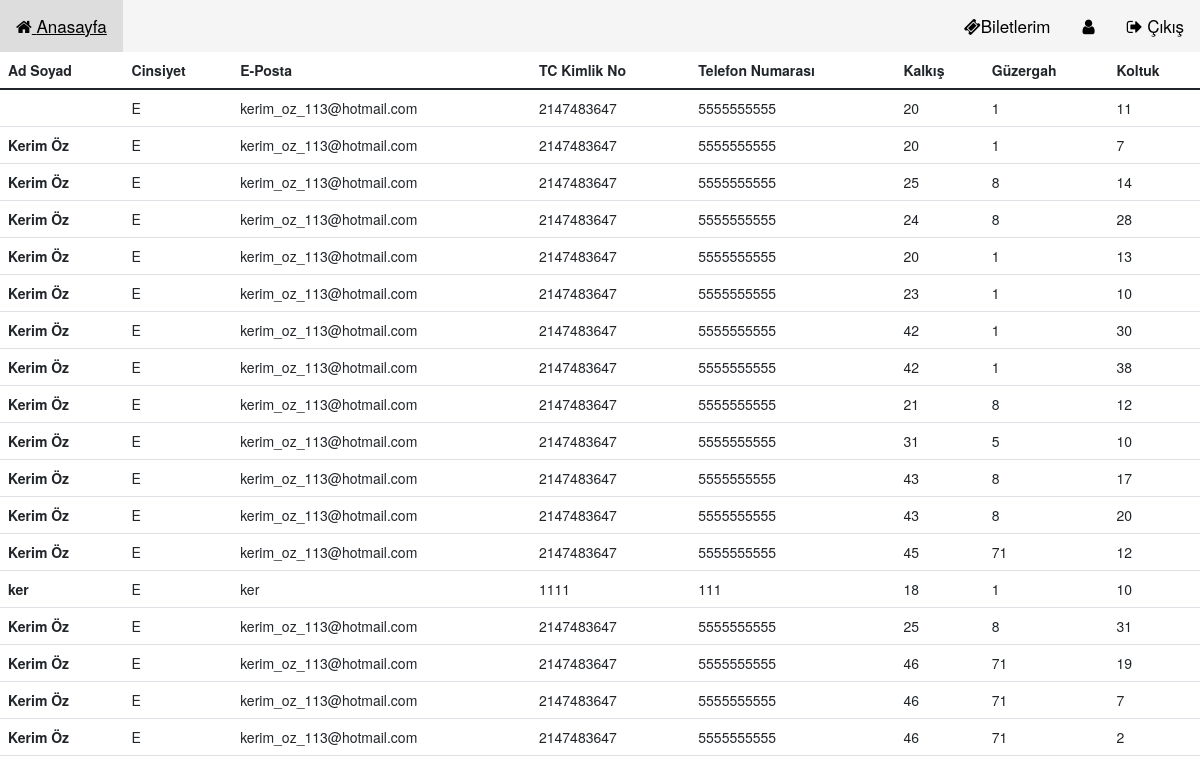
/biletlerim.php (signed in), run on the app's committed database.
### tables this page shows
CREATE TABLE `biletler` (
  `id` int(11) NOT NULL,
  `kullanici_id` int(11) DEFAULT NULL,
  `ad_soyad` varchar(250) DEFAULT NULL,
  `cinsiyet` enum('E','K') DEFAULT NULL,
  `eposta` varchar(250) DEFAULT NULL,
  `tc_no` varchar(11) DEFAULT NULL,
  `tel_no` varchar(13) DEFAULT NULL,
  `sefer_id` int(11) DEFAULT NULL,
  `guzergah_id` int(11) DEFAULT NULL,
  `koltuk_no` int(50) DEFAULT NULL,
  `durum` tinyint(4) DEFAULT 0
);

CREATE TABLE `seferler` (
  `id` int(11) NOT NULL,
  `otobus_id` int(11) DEFAULT NULL,
  `kalkis` int(11) DEFAULT NULL,
  `varis` int(11) DEFAULT NULL,
  `k_tarih` datetime DEFAULT NULL,
  `v_tarih` datetime DEFAULT NULL,
  `fiyat` int(11) DEFAULT NULL,
  `firma_id` int(11) DEFAULT NULL,
  `sorumlu_id` int(11) DEFAULT NULL,
  `guzergah_id` int(11) DEFAULT NULL
);

### biletlerim.php (the view, shortened to what this page needs)
<!DOCTYPE html>
<html lang="en">
<head>
</head>
<body>
    <?php
    include('ust_menu.php');
    $sorgu = $db->prepare("SELECT * FROM biletler b
    INNER JOIN seferler s ON b.sefer_id = s.id
    INNER JOIN duraklar d ON s.kalkis = d.durak_id
    WHERE kullanici_id=" . $_SESSION['user_id']);
    $sorgu->execute();
    ?>
    <table class="table">
        <thead class="thead-dark">
            <tr>
                <th scope="col">Ad Soyad</th>
                <th scope="col">Cinsiyet</th>
                <th scope="col">E-Posta</th>
                <th scope="col">TC Kimlik No</th>
                <th scope="col">Telefon Numarası</th>
                <th scope="col">Kalkış</th>
                <th scope="col">Güzergah</th>
                <th scope="col">Koltuk</th>
            </tr>
        </thead>
        <tbody>
            <?php
            foreach ($sorgu as $listele) { ?>
                <tr>
                    <th scope="row"><?= $listele['ad_soyad']; ?></th>
                    <td><?= $listele['cinsiyet']; ?></td>
                    <td><?= $listele['eposta']; ?></td>
                    <td><?= $listele['tc_no']; ?></td>
                    <td><?= $listele['tel_no']; ?></td>
                    <td><?= $listele['sefer_id']; ?></td>
                    <td><?= $listele['guzergah_id']; ?></td>
                    <td><?= $listele['koltuk_no']; ?></td>
                </tr>
            <?php
            }
            ?>
        </tbody>
    </table>
</body>
</html>

### data on the page
biletler: cinsiyet "E", eposta "kerim_oz_113@hotmail.com", tc_no "2147483647", tel_no "5555555555", sefer "20", sefer.guzergah_id "1", koltuk_no "11"
biletler: ad_soyad "Kerim Öz", cinsiyet "E", eposta "kerim_oz_113@hotmail.com", tc_no "2147483647", tel_no "5555555555", sefer "20", sefer.guzergah_id "1", koltuk_no "7"
biletler: ad_soyad "Kerim Öz", cinsiyet "E", eposta "kerim_oz_113@hotmail.com", tc_no "2147483647", tel_no "5555555555", sefer "25", sefer.guzergah_id "8", koltuk_no "14"
biletler: ad_soyad "Kerim Öz", cinsiyet "E", eposta "kerim_oz_113@hotmail.com", tc_no "2147483647", tel_no "5555555555", sefer "24", sefer.guzergah_id "8", koltuk_no "28"
biletler: ad_soyad "Kerim Öz", cinsiyet "E", eposta "kerim_oz_113@hotmail.com", tc_no "2147483647", tel_no "5555555555", sefer "20", sefer.guzergah_id "1", koltuk_no "13"
biletler: ad_soyad "Kerim Öz", cinsiyet "E", eposta "kerim_oz_113@hotmail.com", tc_no "2147483647", tel_no "5555555555", sefer "23", sefer.guzergah_id "1", koltuk_no "10"
biletler: ad_soyad "Kerim Öz", cinsiyet "E", eposta "kerim_oz_113@hotmail.com", tc_no "2147483647", tel_no "5555555555", sefer "42", sefer.guzergah_id "1", koltuk_no "30"
biletler: ad_soyad "Kerim Öz", cinsiyet "E", eposta "kerim_oz_113@hotmail.com", tc_no "2147483647", tel_no "5555555555", sefer "42", sefer.guzergah_id "1", koltuk_no "38"
biletler: ad_soyad "Kerim Öz", cinsiyet "E", eposta "kerim_oz_113@hotmail.com", tc_no "2147483647", tel_no "5555555555", sefer "21", sefer.guzergah_id "8", koltuk_no "12"
biletler: ad_soyad "Kerim Öz", cinsiyet "E", eposta "kerim_oz_113@hotmail.com", tc_no "2147483647", tel_no "5555555555", sefer "31", sefer.guzergah_id "5", koltuk_no "10"
biletler: ad_soyad "Kerim Öz", cinsiyet "E", eposta "kerim_oz_113@hotmail.com", tc_no "2147483647", tel_no "5555555555", sefer "43", sefer.guzergah_id "8", koltuk_no "17"
biletler: ad_soyad "Kerim Öz", cinsiyet "E", eposta "kerim_oz_113@hotmail.com", tc_no "2147483647", tel_no "5555555555", sefer "43", sefer.guzergah_id "8", koltuk_no "20"
biletler: ad_soyad "Kerim Öz", cinsiyet "E", eposta "kerim_oz_113@hotmail.com", tc_no "2147483647", tel_no "5555555555", sefer "45", sefer.guzergah_id "71", koltuk_no "12"
biletler: ad_soyad "ker", cinsiyet "E", eposta "ker", tc_no "1111", tel_no "111", sefer "18", sefer.guzergah_id "1", koltuk_no "10"
biletler: ad_soyad "Kerim Öz", cinsiyet "E", eposta "kerim_oz_113@hotmail.com", tc_no "2147483647", tel_no "5555555555", sefer "25", sefer.guzergah_id "8", koltuk_no "31"
biletler: ad_soyad "Kerim Öz", cinsiyet "E", eposta "kerim_oz_113@hotmail.com", tc_no "2147483647", tel_no "5555555555", sefer "46", sefer.guzergah_id "71", koltuk_no "19"
biletler: ad_soyad "Kerim Öz", cinsiyet "E", eposta "kerim_oz_113@hotmail.com", tc_no "2147483647", tel_no "5555555555", sefer "46", sefer.guzergah_id "71", koltuk_no "7"
biletler: ad_soyad "Kerim Öz", cinsiyet "E", eposta "kerim_oz_113@hotmail.com", tc_no "2147483647", tel_no "5555555555", sefer "46", sefer.guzergah_id "71", koltuk_no "2"
